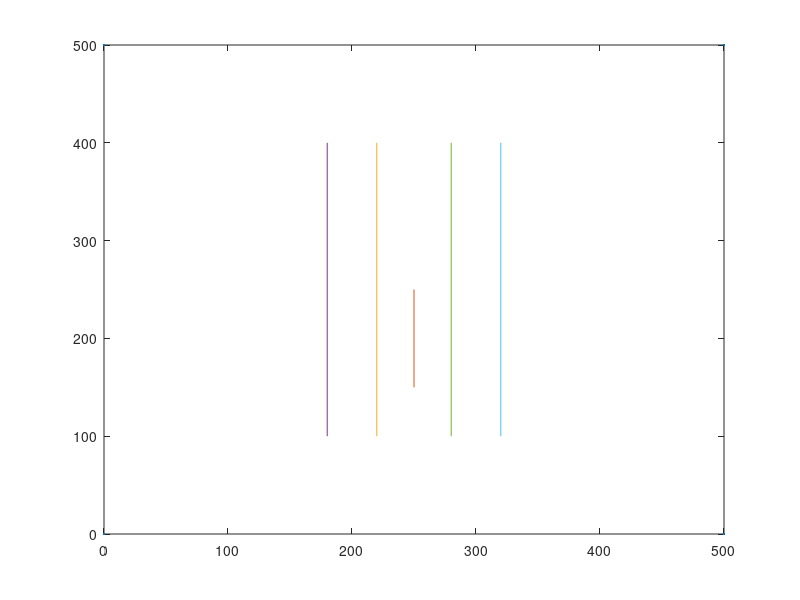

The MATLAB script that drew this image:
XY=[0,0;500,0;500,500;0,500];
plot(XY(:,1),XY(:,2),'.')
hold on 
plot([250;250],[250,150])

g_cr{1,1}=[220,400;
           220,100]; %����

g_cr{2,1}=[180,400;
           180,100]; %����
       
g_cr{3,1}=[280,400;
           280,100]; %����
       
g_cr{4,1}=[320,400;
           320,100]; %����

% g_cr{5,1}=[280,200;
%            450,200]; %����
%        
% g_cr{6,1}=[280,230;
%            450,230]; %����

for i=1:size(g_cr,1)
   XY=g_cr{i,:};
   plot(XY(:,1),XY(:,2))
   hold on 
end